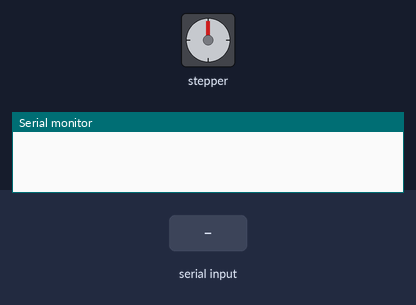
Bench run of a sketch on a simulated Arduino Uno, built with avr-gcc and run on an emulated ATmega328P. Shown: stepper motor, the last lines printed to the serial monitor. Wiring (inferred from the names in the program): stepper motor driver (200 steps per turn assumed): step pin 3; direction pin 5; enable pin 4. The test bench sets the inputs (shaded band).

Above: at 1.2 s.
1.3 s: "s" received over Serial
At 1.84 s:
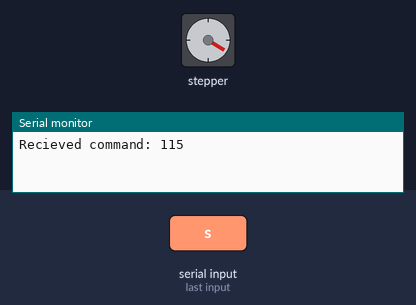
At 2.2 s:
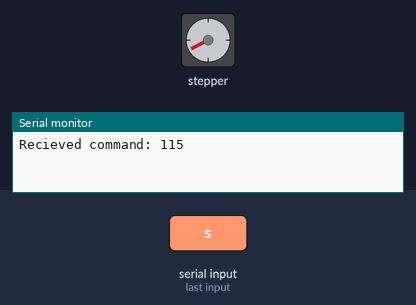
4.3 s: "w" received over Serial
7.3 s: "d" received over Serial
10.3 s: "a" received over Serial
At 14.14 s:
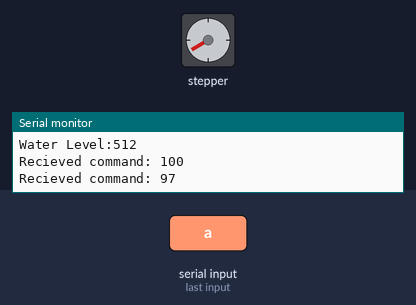
16.3 s: "d" received over Serial
Timing chart, 0 to 32.8 s (numbered marks = the images above; inputs shaded):
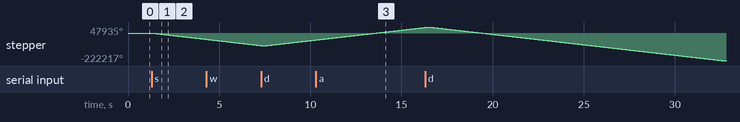

Measured:
- after the input at 1.3 s, stepper: keeps turning counter-clockwise at about 16579°/s, starting at once

The sketch:

measured_injection_example.ino
```cpp
// Define the pin numbers
#define WATER_LEVEL_PIN A0

// pins for pulse engine
#define DIR_PIN 5    // Direction Pin
#define STEP_PIN 3   // Step Pin
#define ENABLE_PIN 4 // Enable Pin (optional)

bool dir = false;
int speed = 50;
int pulses = 3333;

void setup() {
  Serial.begin(9600);

    // Set pins as outputs
  pinMode(DIR_PIN, OUTPUT);
  pinMode(STEP_PIN, OUTPUT);
  pinMode(ENABLE_PIN, OUTPUT);

  // Optionally enable the driver
  digitalWrite(ENABLE_PIN, LOW);  // Enable driver (LOW or HIGH based on your driver)

  // Set initial direction (HIGH or LOW)
  digitalWrite(DIR_PIN, LOW);  // Rotate clockwise

}

void loop() {
  static bool continousPumpEnabled = false;

  int command = Serial.read();
  if (command == -1) // return if no command or new line
  {
    if (continousPumpEnabled)
      movePump(pulses, speed);
  }
  if (command != -1 && command != 10)
    Serial.println("Recieved command: " + String(command));

  switch (command) {
    case 97:  // command = 'a' - single pulse series
      movePump(pulses, speed);
      break;
    case 115: // command = 's' - start/stop continous
      continousPumpEnabled = !continousPumpEnabled;
      break;
    case 100: // command = 'd' - flip direction
      dir = !dir;
      (dir ? digitalWrite(DIR_PIN, HIGH) : digitalWrite(DIR_PIN, LOW));
      break;
    case 119: // command = 'w' - ger water level
      int waterLevelValue = analogRead(WATER_LEVEL_PIN);
      Serial.println("Water Level:" + String(waterLevelValue));
      break;
    default:
      break;
  }

}


void movePump(int pulseCount, int pulseDelay) {
  // Generate steps
  for (int i = 0; i < pulseCount; i++) {
    digitalWrite(STEP_PIN, HIGH);   // Send a pulse
    delayMicroseconds(pulseDelay);        // Adjust speed
    digitalWrite(STEP_PIN, LOW);    // End pulse
    delayMicroseconds(pulseDelay);        // Adjust speed
  }
}
```
